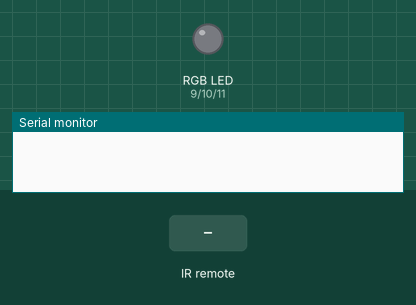
This sketch was run on a simulated Arduino Uno, built with avr-gcc and run on an emulated ATmega328P. Parts: an RGB LED mixed from three pins (HIGH = lit), the last lines printed to the serial monitor. The test bench sets the inputs (shaded band). Dim RGB values are drawn brighter than linear.

Above: at 1.2 s.
1.3 s: infrared code 0x15449185 received
At 2.5 s:
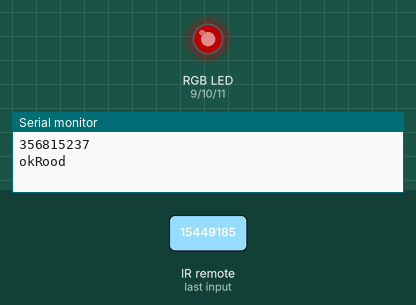
2.8 s: infrared code 0xB626F6A7 received
At 3.1 s:
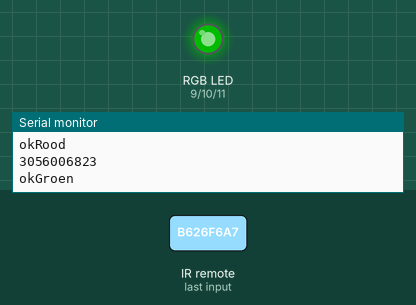
4.3 s: infrared code 0x3FD3E1E8 received
At 4.9 s:
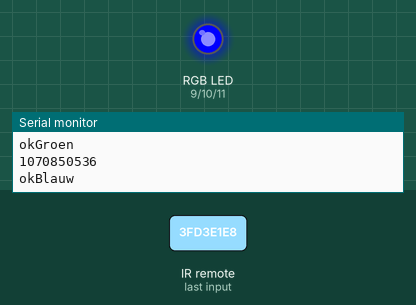
5.8 s: infrared code 0x61655F26 received
At 6.7 s:
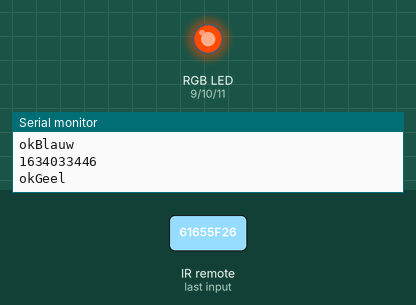
Timing chart, 0 to 8.3 s (numbered marks = the images above; inputs shaded):
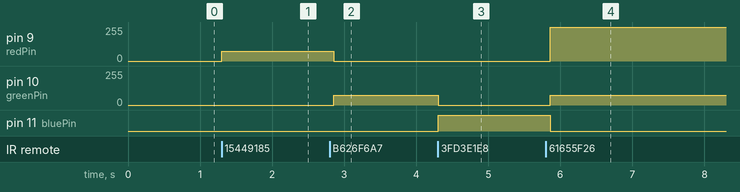

Measured:
- after the input at 1.3 s, pin 9 (redPin): 0/255 → 75/255 at once
- after the input at 2.8 s, pin 9 (redPin): 75/255 → 0/255 after 0.06 s; pin 10 (greenPin): 0/255 → 75/255 after 0.06 s
- after the input at 4.3 s, pin 10 (greenPin): 75/255 → 0/255 at once; pin 11 (bluePin): LOW → HIGH at once
- after the input at 5.8 s, pin 9 (redPin): 0/255 → 255/255 after 0.06 s; pin 10 (greenPin): 0/255 → 75/255 after 0.06 s; pin 11 (bluePin): HIGH → LOW after 0.06 s

The sketch:

infrared_receiver_rgb.ino
```cpp
#include <IRremote.h>

int RECEIVE_PIN= 3;
IRrecv irreceiver(RECEIVE_PIN);
decode_results results;

const int redPin = 9;
const int greenPin = 10;
const int bluePin = 11;

void setup()
{
  Serial.begin(9600);
  irreceiver.enableIRIn(); // Start the receiver
  pinMode(redPin, OUTPUT);
  pinMode(greenPin, OUTPUT);
  pinMode(bluePin, OUTPUT);
}

void loop() {
  if (irreceiver.decode(&results)) {
    Serial.println(results.value);

    switch (results.value) {
      case 356815237: {
        Serial.println("okRood");
        analogWrite(redPin, 75);
        analogWrite(greenPin, 0);
        analogWrite(bluePin, 0);
      }
      break;

      case 3056006823: {
        Serial.println("okGroen");
        analogWrite(redPin, 0);
        analogWrite(greenPin, 75);
        analogWrite(bluePin, 0);
      }
      break;

      case 1070850536: {
        Serial.println("okBlauw");
        analogWrite(redPin, 0);
        analogWrite(greenPin, 0);
        analogWrite(bluePin, 255);
      }
      break;

      case 1634033446: {
        Serial.println("okGeel");
        analogWrite(redPin, 255);
        analogWrite(greenPin, 75);
        analogWrite(bluePin, 0);
      }
      break;

      default:
      Serial.println("niet ok");
      analogWrite(redPin, 0);
      analogWrite(greenPin, 0);
      analogWrite(bluePin, 0);
      break;
    }
    delay(250);
    irreceiver.resume(); // Receive the next value //NEW LINE
  }
  delay(100); //NEW LINE
}
```
